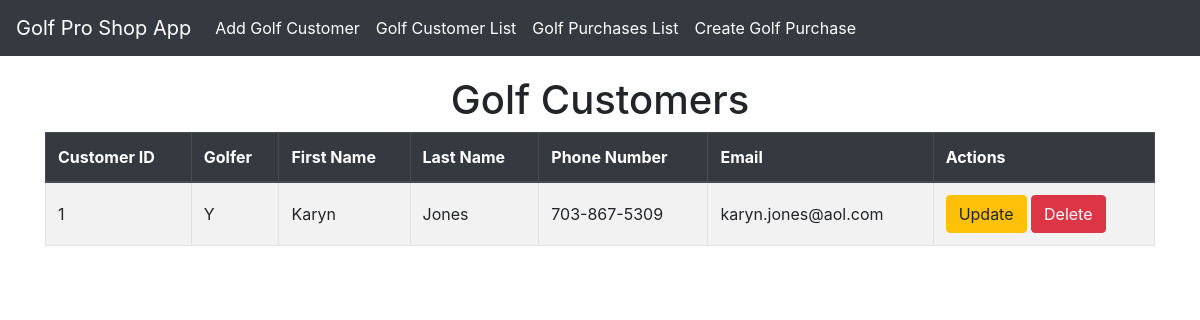
The page /list/ on the database as committed earlier.
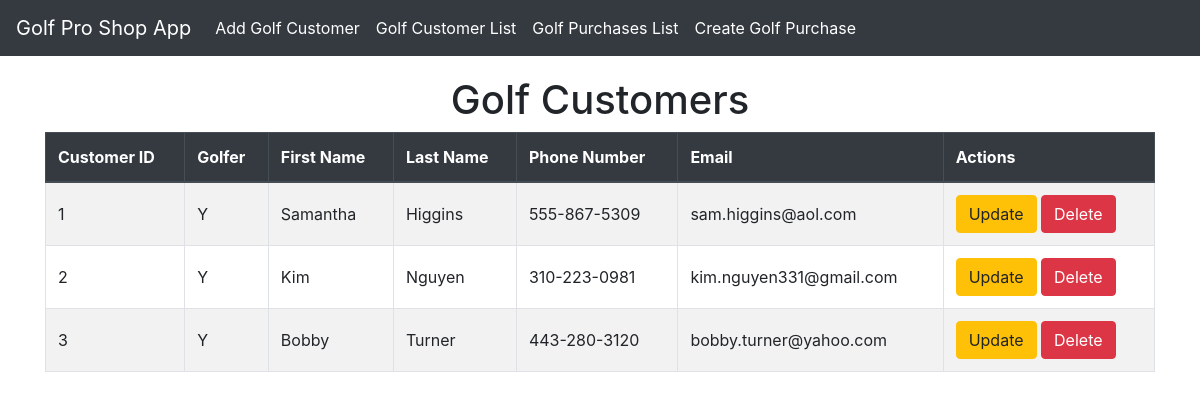
The same page on the database as committed later.
### golfproapp/models.py (models this page shows)
class Customer(models.Model):
    customer_id = models.AutoField(primary_key=True)
    golferchoice=[('Y','Yes'),('N','No'),]
    gchoice = models.CharField(max_length=1, choices=golferchoice, default='Y')
    fname = models.TextField(max_length=10, default="Golfer1")
    lname = models.TextField(max_length=10, default="Golfer1Lname")
    g_phone = models.CharField(default="55-867-5309", max_length=15)
    g_email = models.CharField(default="bob.smith@aol.com", max_length=30)

### golfproapp/views.py (the view)
# urls.py: path('list/', views.customer_list_view, name='customer_list'),
def customer_list_view(request):
    customers = Customer.objects.all()
    return render(request,'golfproapp/customer_list.html', {'customers': customers})

### golfproapp/templates/golfproapp/customer_list.html (shortened to what this page needs)
{% extends "golfproapp/layout.html" %}
{% block content %}
    <h1 class="text-center">Golf Customers</h1>
    <table class="table table-bordered table-striped ">
        <thead class="thead-dark">
            <tr>
                <th>Customer ID</th>
                <th>Golfer</th>
                <th>First Name</th>
                <th>Last Name</th>
                <th>Phone Number</th>
                <th>Email</th>
                <th>Actions</th>
            </tr>
        </thead>
        <tbody>
            {% for customer in customers %}
            <tr>
                <td>{{ customer.customer_id }} </td>
                <td>{{ customer.gchoice }} </td>
                <td>{{ customer.fname }} </td>
                <td>{{ customer.lname }} </td>
                <td>{{ customer.g_phone }} </td>
                <td>{{ customer.g_email }} </td>
                <td>
                    <a href="{% url 'customer_update' customer.customer_id %}" class="btn btn-warning" >Update</a>
                    <a href="{% url 'customer_delete' customer.customer_id %}" class="btn btn-danger" >Delete</a>
                </td>
            </tr>
            {% endfor %}
        </tbody>
    </table>
{% endblock %}

Rows that differ between the two databases and show on the page:
changed Customer id 1: fname "Karyn" → "Samantha"; lname "Jones" → "Higgins"; g_phone "703-867-5309" → "555-867-5309"; g_email "karyn.jones@aol.com" → "sam.higgins@aol.com"
added Customer: customer_id "2", gchoice "Y", fname "Kim", lname "Nguyen", g_phone "310-223-0981", g_email "kim.nguyen331@gmail.com"
added Customer: customer_id "3", gchoice "Y", fname "Bobby", lname "Turner", g_phone "443-280-3120", g_email "bobby.turner@yahoo.com"
